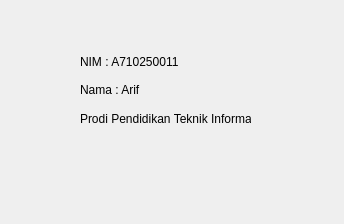
<?xml version="1.0" encoding="UTF-8"?>
<ui version="4.0">
 <class>Hello</class>
 <widget class="QWidget" name="Hello">
  <property name="geometry">
   <rect>
    <x>0</x>
    <y>0</y>
    <width>344</width>
    <height>224</height>
   </rect>
  </property>
  <property name="windowTitle">
   <string>Form</string>
  </property>
  <widget class="QWidget" name="verticalLayoutWidget">
   <property name="geometry">
    <rect>
     <x>80</x>
     <y>50</y>
     <width>171</width>
     <height>80</height>
    </rect>
   </property>
   <layout class="QVBoxLayout" name="verticalLayout">
    <item>
     <widget class="QLabel" name="label">
      <property name="text">
       <string>NIM : A710250011</string>
      </property>
     </widget>
    </item>
    <item>
     <widget class="QLabel" name="label_2">
      <property name="text">
       <string>Nama : Arif</string>
      </property>
     </widget>
    </item>
    <item>
     <widget class="QLabel" name="label_3">
      <property name="text">
       <string>Prodi Pendidikan Teknik Informatika</string>
      </property>
     </widget>
    </item>
   </layout>
  </widget>
 </widget>
 <resources/>
 <connections/>
</ui>
